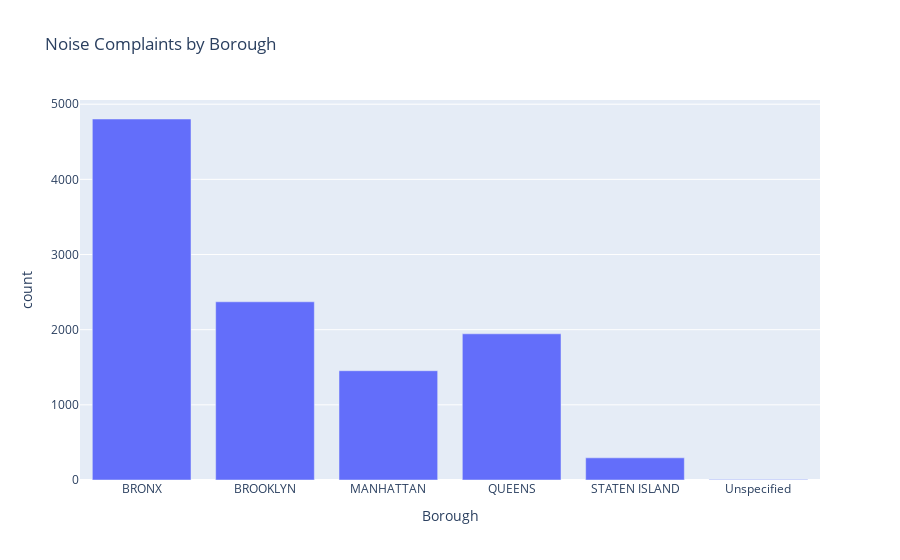

The cell this chart's notebook holds for it:
### Markdown cell above
This project analyzes NYC 311 noise complaints using data from a single day, January 1, 2025.
Although the dataset covers only a 24-hour period, it is still sufficient to identify short-term temporal and spatial patterns in noise activity across the city.
The hourly analysis reveals a clear nighttime concentration of noise complaints. Complaints rise significantly after 10 PM on December 31 and remain elevated into the early hours of January 1, peaking around midnight to 1 AM. This pattern reflects typical late-night residential and social activity in New York City, especially during holiday periods.
The borough comparison also shows meaningful variation across the city. Boroughs with higher population density and more active nightlife—such as Manhattan and Brooklyn—report notably more noise complaints, while areas like Staten Island show much lower volumes. These differences are consistent with known demographic and land-use patterns.
Even with a limited time window, the dataset allows us to observe how noise complaints vary by hour and by borough. The results demonstrate that short-term data can still provide valuable insights into NYC’s daily noise dynamics, fulfilling the project’s goal of exploring patterns in 311 complaint data.

### Code cell
borough = noise.groupby("Borough").size().reset_index(name="count")
px.bar(borough, x="Borough", y="count", title="Noise Complaints by Borough")

### Figure 1 — Plotly figure (JSON) as saved in the notebook; plotly's stock layout.template omitted (floating-point values rounded to 4 significant figures)
{"data": [{"hovertemplate": "Borough=%{x}<br>count=%{y}<extra></extra>", "legendgroup": "", "marker": {"color": "#636efa", "pattern": {"shape": ""}}, "name": "", "orientation": "v", "showlegend": false, "textposition": "auto", "type": "bar", "x": ["BRONX", "BROOKLYN", "MANHATTAN", "QUEENS", "STATEN ISLAND", "Unspecified"], "xaxis": "x", "y": [4803, 2371, 1454, 1945, 295, 8], "yaxis": "y"}], "layout": {"barmode": "relative", "legend": {"tracegroupgap": 0}, "title": {"text": "Noise Complaints by Borough"}, "xaxis": {"anchor": "y", "domain": [0, 1], "title": {"text": "Borough"}}, "yaxis": {"anchor": "x", "domain": [0, 1], "title": {"text": "count"}}}}
